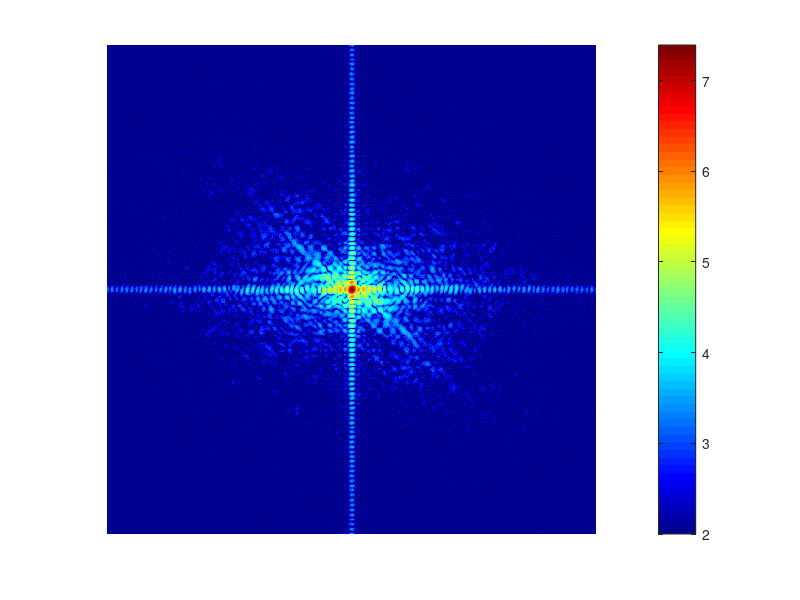

Write MATLAB code to recreate this figure. (Note: this script raises an error after producing the figure.)
n_iter = 100;

wn = 0.01;

load('lena_101.mat');

img = im2double(img_padded);
fimg = abs(fft2(img));

fimg = sqrt ( wn^-1 * poissrnd(wn*fimg.^2 ) );


timers = zeros(5,1);

figure(3001);
imagesc( fftshift( log10(abs(fimg).^2) ) );
axis image;
axis off;
colormap(jet);
colorbar;


%% generate LR image

xx = linspace(-0.5, 0.5, size(img, 2));
yy = linspace(-0.5, 0.5, size(img, 1));

[XX, YY] = meshgrid(xx, yy);
RR = sqrt( XX.^2 + YY.^2 );

sig = 0.01;
G = exp( -(RR).^2/(2*sig) );

% figure(3001);
% imagesc(G);
% axis image;
% colormap(jet);
% colorbar;


img_lrs = ifft2( fft2(img) .* ifftshift(sqrt(G)), 'symmetric');

figure(3002);
imshow(img_lrs);
imwrite(img_lrs, ['lena_lrs_sig' int0str(10000*sig, 5) '.png']);

%% test 1: ADM-HIO

tic;
[x1,y1,lambda1,ers1] = adm_hio(fimg, mask, n_iter, img, fimg==0);
toc
timesr(1) = toc;

figure(3011);
plot(1:n_iter, ers1, 'LineWidth', 2);
set(gca, 'FontSize', 16);
xlabel('iteration number');
ylabel('E_R');
legend('x', 'y');

%% test 2: ADM-HIO-LR

tic;
[x2,y2,lambda2,ers2] = adm_hio_lr(fimg, mask, img_lrs, n_iter, img, fimg==0);
toc
timers(2) = toc;

figure(3012);
plot(1:n_iter, ers2, 'LineWidth', 2);
set(gca, 'FontSize', 16);
xlabel('iteration number');
ylabel('E_R');
legend('x', 'y');

%% test 3: ADM-HIO-LR-TV

%% test 4: HIO-LR-RS

tic;
[x4, efs4, ers4] = hio2d_lr_rs(fimg, mask, n_iter, img_lrs, img, fimg==0);
toc
times(4) = toc;

figure(3014);
plot(1:n_iter, ers4, 'LineWidth', 2);
set(gca, 'FontSize', 16);
xlabel('iteration number');
ylabel('E_R');
legend('x1', 'x2');

%% test 5: HIO

tic;
[x5, efs5, ers5] = hio2d(fimg, mask, n_iter, fimg==0, [], img);
toc
timers(5) = toc;

figure(3015);
plot(1:n_iter, ers5, 'LineWidth', 2);
set(gca, 'FontSize', 16);
xlabel('iteration number');
ylabel('E_R');
legend('x');
%% comparison

t = 1:n_iter;

figure(5001);
plot(t, ers5, t, ers1(1,:), t, ers4(1,:), t, ers2(1,:), 'LineWidth', 2);
set(gca, 'FontSize', 16);
xlabel('iteration number');
ylabel('E_R');
legend('HIO','ADM-HIO', 'HIO-LR', 'ADM-HIO-LR');

figure(5002);
semilogy(t, ers5, t, ers1(1,:), t, ers4(1,:), t, ers2(1,:), 'LineWidth', 2);
set(gca, 'FontSize', 16);
xlabel('iteration number');
ylabel('E_R');
legend('HIO (Fienup)','ADM-HIO (Marchesini)', 'HIO-LR (Li)', 'ADM-HIO-LR (Li & Huang)');

save(['lena_lrs_sig' int0str(10000*sig, 5) '_nos' int0str(10000*wn, 7) '.mat'], 'x*', 'y*', 'ers*', 'efs*','timers', 't');
